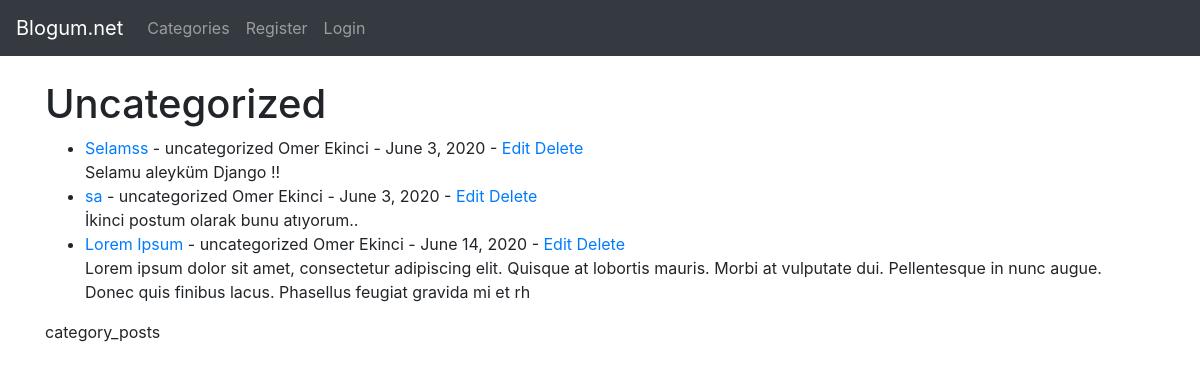
The page /category/uncategorized/ on the database its author committed.
### theblog/models.py (models this page shows, shortened)
class Post(models.Model):
    title = models.CharField(max_length= 255)
    header_image = models.ImageField(null=True, blank=True, upload_to="images/")
    title_tag = models.CharField(max_length= 255)
    author = models.ForeignKey(User, on_delete=models.CASCADE)
    body = RichTextField(blank=True, null=True)
    post_date = models.DateField(auto_now_add=True)
    category = models.CharField(max_length= 255, default ='uncategorized')
    snippet = models.CharField(max_length= 255, default ='Click Link Above the Blog Post!!')
    likes = models.ManyToManyField(User , related_name='blog_posts')

### theblog/views.py (the view)
# urls.py: path('category/<str:cats>/', CategoryView , name='category'),
def CategoryView(request, cats):
    category_posts = Post.objects.filter(category=cats.replace('-',' '))
    return render(request , 'categories.html', {'cats':cats.title().replace('-',' '),'category_posts':category_posts})

### theblog/templates/categories.html
{% extends 'base.html' %}
{% block content %}
{% if category_posts %}
    <h1>{{ cats }}</h1>
    <ul>
    {% for post in category_posts %}
        <li><a href="{% url 'article-detail' post.pk %}">{{ post.title }}</a> - {{ post.category }} {{ post.author.first_name }}
        {{ post.author.last_name }} - {{ post.post_date }} -  <a href="{% url 'update_post' post.pk %}">Edit</a>
            <a href="{% url 'delete_post' post.pk %}">Delete</a><br>
        {{ post.body|slice:":200"|safe }}</li>
    {% endfor %}
    </ul>
    category_posts
{% else %}
    <h2>Sorry , this page doesnt exits!!</h2>
{% endif %}
{% endblock %}

### rows shown on the page
Post: title "Selamss", category "uncategorized", author.first_name "Omer", author.last_name "Ekinci", post_date "June 3, 2020", body "Selamu aleyküm Django !!"
Post: title "sa", category "uncategorized", author.first_name "Omer", author.last_name "Ekinci", post_date "June 3, 2020", body "İkinci postum olarak bunu atıyorum.."
Post: title "Lorem Ipsum", category "uncategorized", author.first_name "Omer", author.last_name "Ekinci", post_date "June 14, 2020", body "Lorem ipsum dolor sit amet, consectetur adipiscing elit. Quisque at lobortis mauris. Morbi at vulputate dui. Pellentesque in nunc augue. Donec quis finibus lacus. Phasellus feugiat gravida mi et rh"

### other values the page prints
{{ cats }} "Uncategorized"
